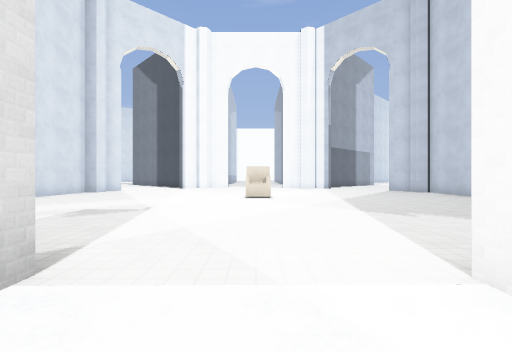
[1] (above)

16 first-person views from a walk through a 3-D level made in the Godot game engine. The camera is 1.4 m above the floor, looks level and sees 85° across. The floor is counted in squares, 2 m on a side. Each view is taken from the middle of a square. On the plan, view 1 faces up. The plan holds only what a view shows up to about 9 squares ahead; the rest is blank. The place goes on beyond the plan. Surface patterns are stand-ins for the level's own textures.

[2]
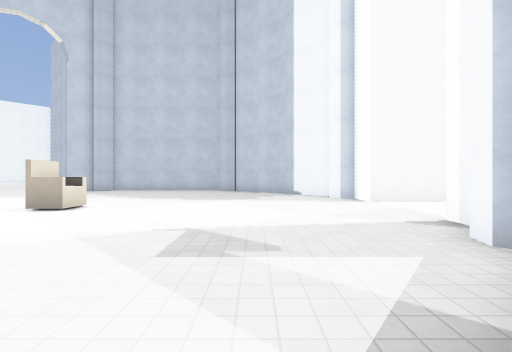

[3]
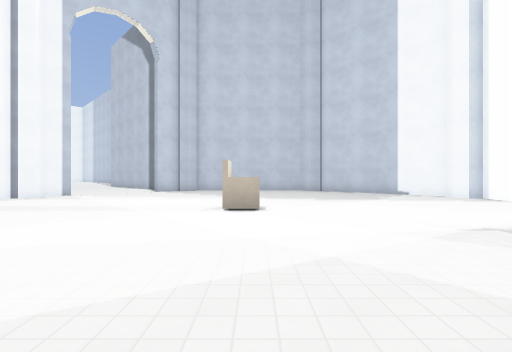

[4]
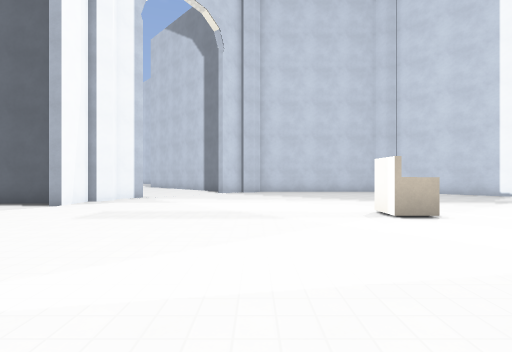

[5]
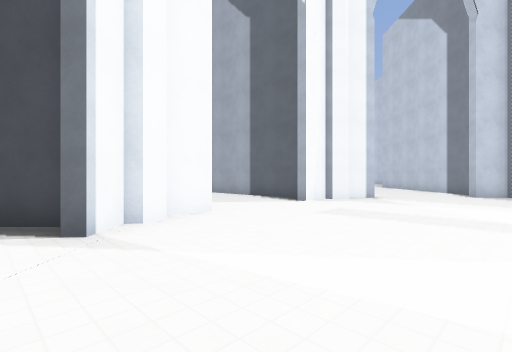

[6]
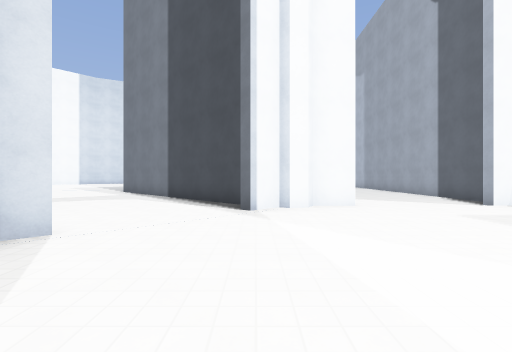

[7]
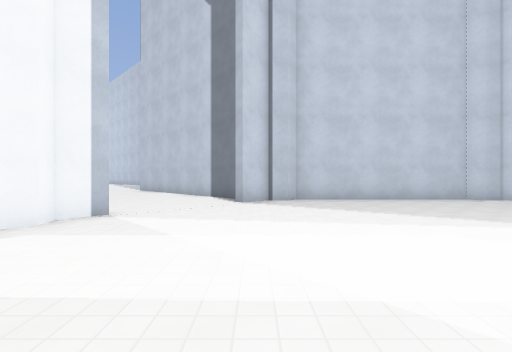

[8]
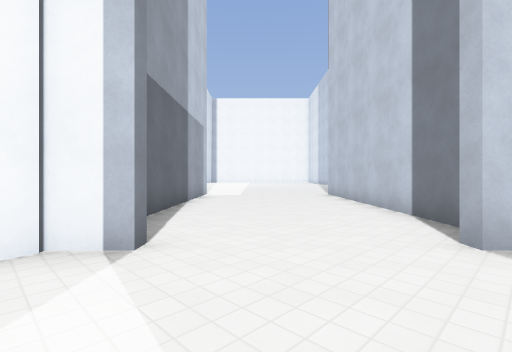

[9]
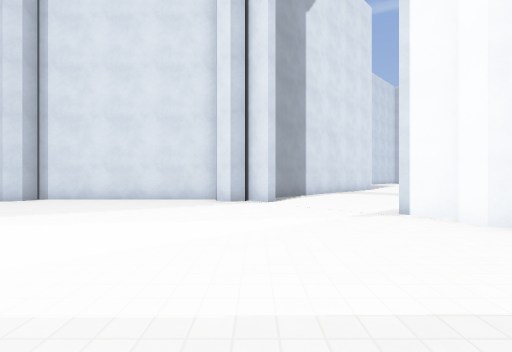

[10]
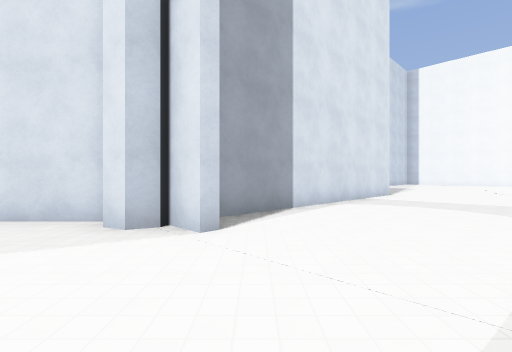

[11]
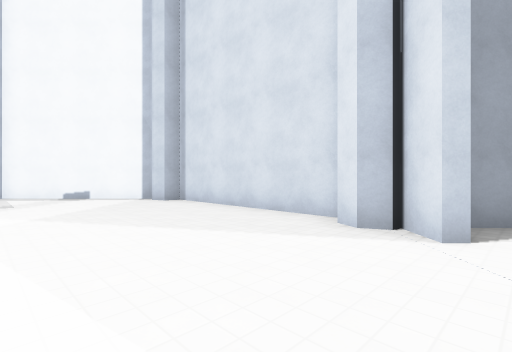

[12]
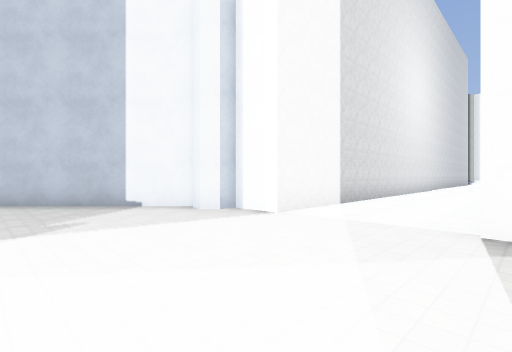

[13]
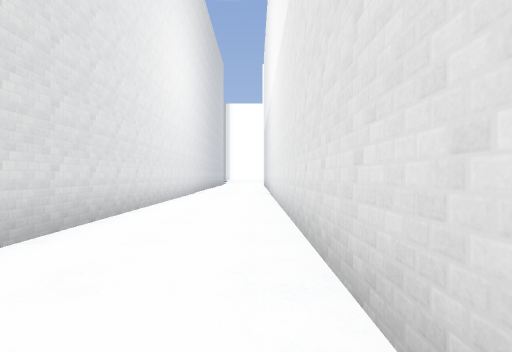

[14]
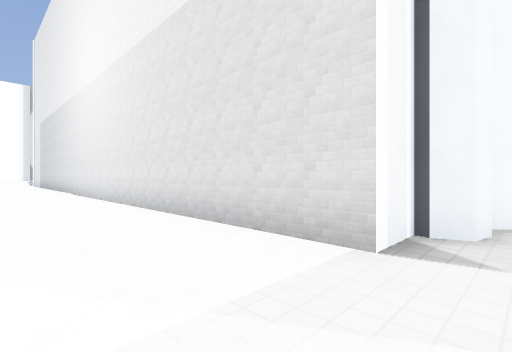

[15]
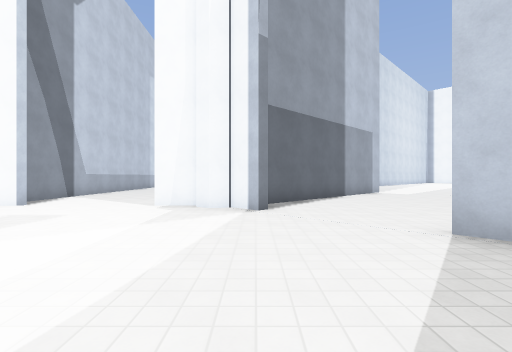

[16]
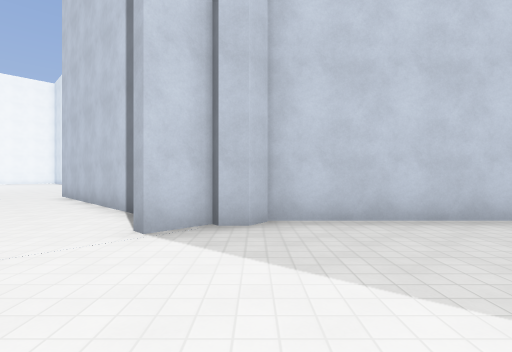

### Floor plan
Points are (right, up) in squares from view 1. A wall is a line through its corners. A room is listed if a view was taken in it or the views show most of it. See-through windows are left out.
Room 1 (views 1, 2, 3, 4, 5, 6, 7, 8, 9, 10, 11, 12, 13, 14, 15, 16)
walls: (4.1, 15.6) (3.5, 16.2) (3, 16.1) (2.6, 16.4); (-3.4, 16.3) (-4.2, 15.6); (2.8, 16.6) (1.5, 16.6) (1.5, 17); (-1.6, 17) (-1.6, 16.6) (-2.6, 16.6) (-2.8, 16.2) (-3.3, 16.1); (-6.4, 13.3) (-6.9, 12.9) (-6.6, 12.3) (-6.8, 11.9); (-7.3, 11.9) (-7.3, 6.6) (-6.8, 6.5) (-6.6, 6.1); (2.3, 17.4) (2.3, 19); (-4.2, 16.6) (-6.6, 19.1); (6.9, 5.9) (6.9, 6.4) (7.4, 6.7) (7.4, 11.7) (6.9, 12.1) (6.9, 12.8) (6.3, 13.4); (-6.9, 5.7) (-3.5, 2.4) (-3.2, 2.6) (-2.8, 2.5) (-2.5, 2) (-1.6, 2) (-1.6, -7.2); (7.5, 13.6) (12, 18.1); (-2.4, 19) (-2.4, 17.8); (6.9, 19.5) (4.3, 17); (-11.9, 17.6) (-7.7, 13.4); (1.5, -7) (1.5, 2) (2.7, 2) (2.7, 2.4) (3, 2.6) (3.6, 2.5) (7.1, 6)
objects: block (0, 9)

Positions as (right, up) in squares from view 1, and headings:
1: (0, 0), facing up
2: (-6, 5), facing right
3: (-6, 9), facing right
4: (-5, 12), facing right
5: (-5, 12), facing up-right
6: (-4, 10), facing up
7: (-1, 13), facing right
8: (3, 13), facing up-right
9: (1, 13), facing left
10: (-3, 14), facing left
11: (-3, 14), facing down-left
12: (-2, 6), facing down-right
13: (-1, 2), facing down
14: (1, 3), facing down-left
15: (4, 10), facing up
16: (3, 12), facing right
